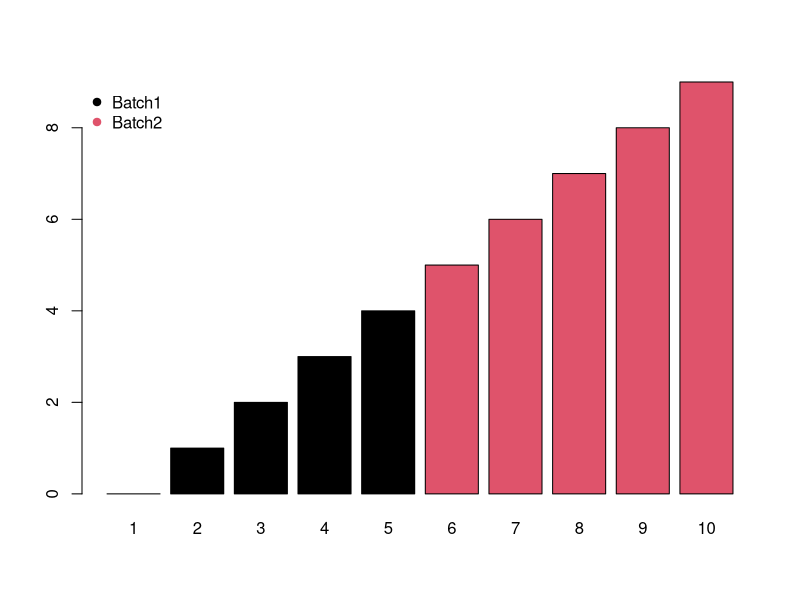
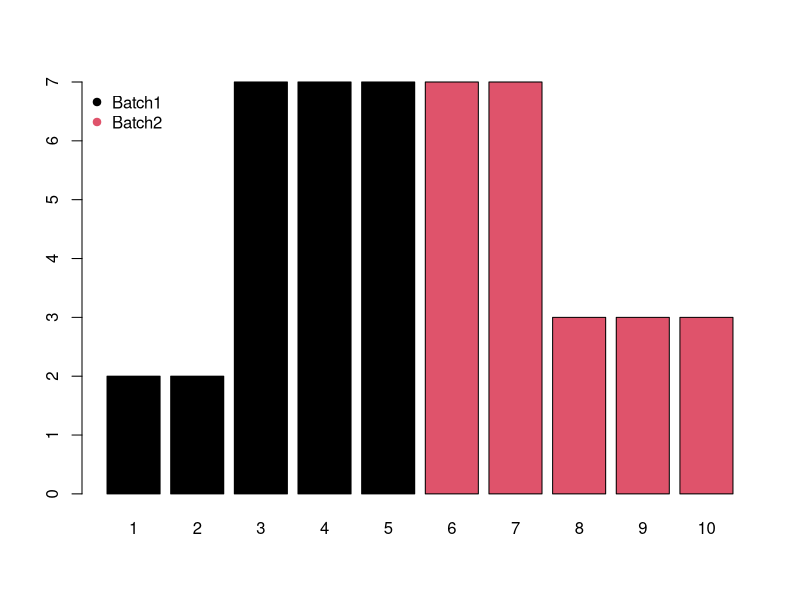
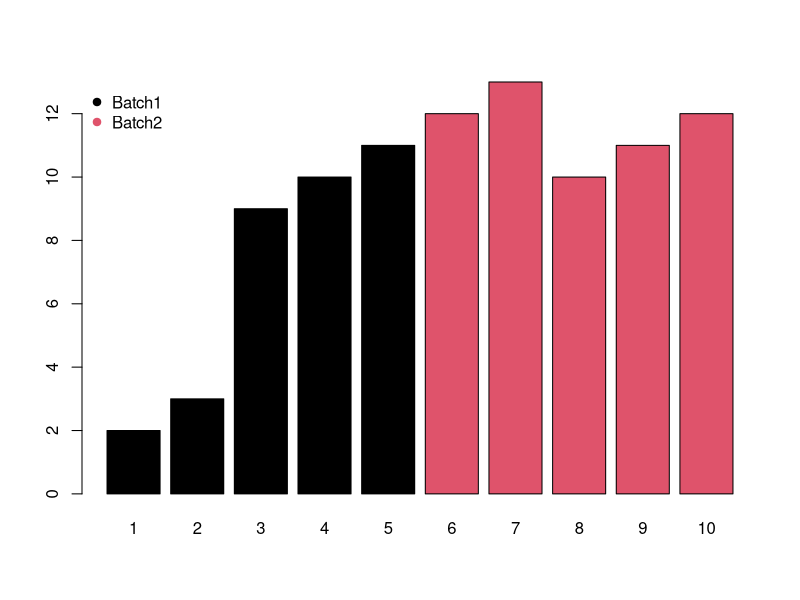
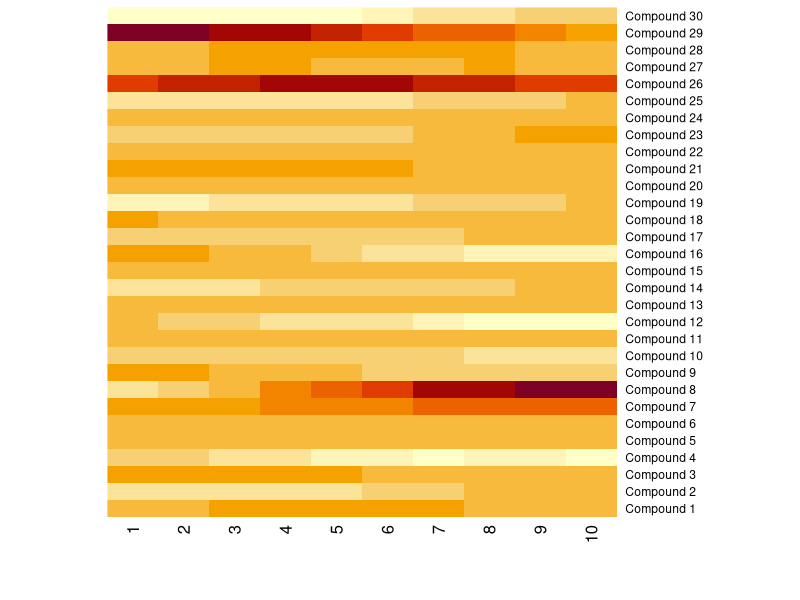
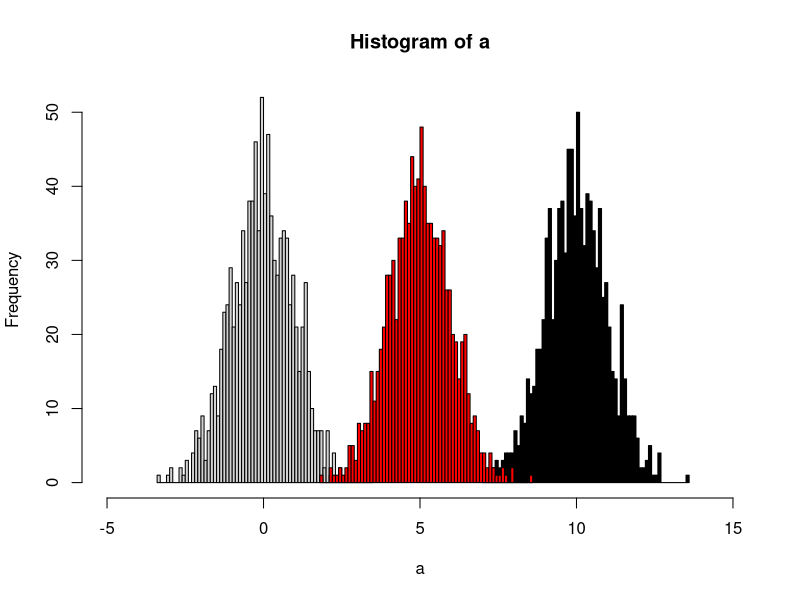
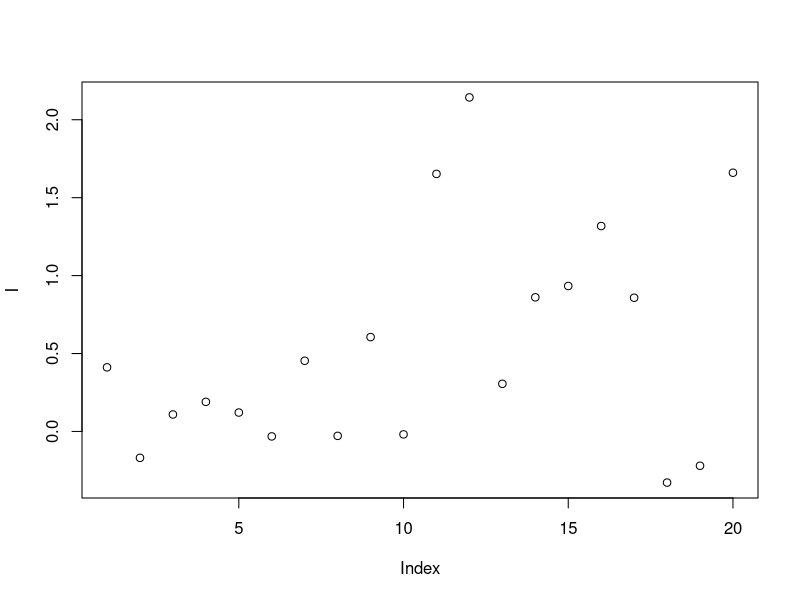
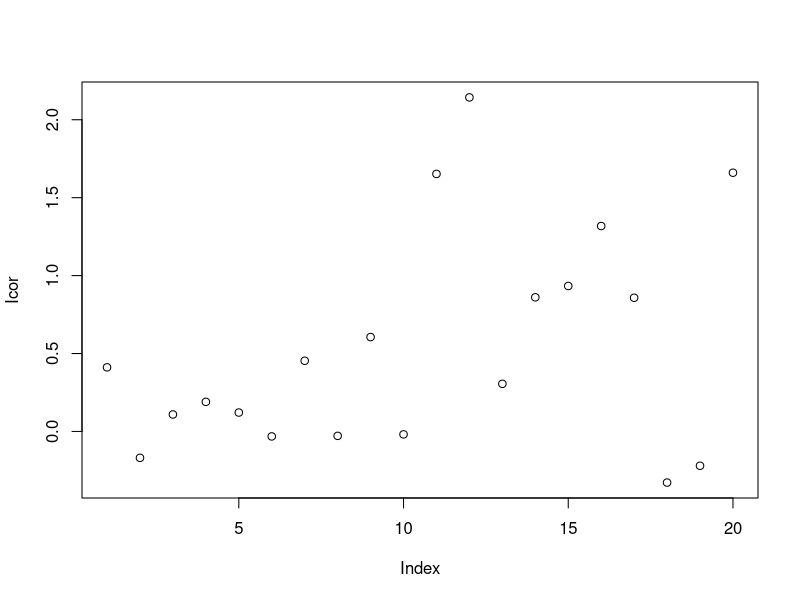
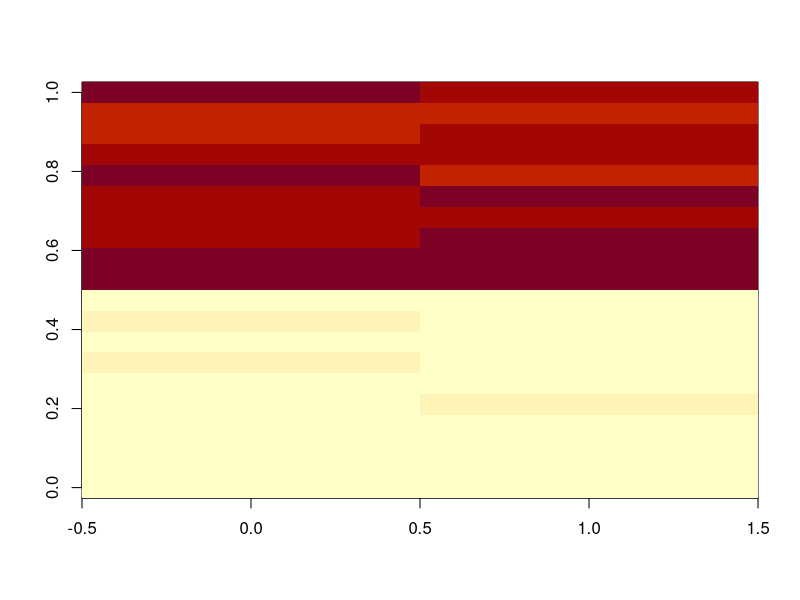

The R script that drew these images, in order:
## ---- chunk 1
batch <- seq(0,9,length.out = 10)
group <- factor(c(rep(1,5),rep(2,5)))
names(batch) <- as.character(c(1:10))
barplot(batch,col=group)
legend('topleft',legend = c('Batch1','Batch2'),col=c(1,2),pch=19,bty = 'n')
## ---- chunk 2
# Block batch
batch <- c(2,2,7,7,7,7,7,3,3,3)
group <- factor(c(rep(1,5),rep(2,5)))
names(batch) <- as.character(c(1:10))
barplot(batch,col=group)
legend('topleft',legend = c('Batch1','Batch2'),col=c(1,2),pch=19,bty = 'n')
## ---- chunk 3
# Mixed batch
batch <- c(2,2,7,7,7,7,7,3,3,3) + seq(0,9,length.out = 10)
group <- factor(c(rep(1,5),rep(2,5)))
names(batch) <- as.character(c(1:10))
barplot(batch,col=group)
legend('topleft',legend = c('Batch1','Batch2'),col=c(1,2),pch=19,bty = 'n')
## ---- chunk 4
getsample <- function(n){
        batch <- NULL
        for (i in 1:n){
        batchin <- seq(1,10,length.out = 10) * rnorm(1)
        batchde <- seq(10,1,length.out = 10) * rnorm(1)
        batchblock <- c(rep(rnorm(1),2),rep(rnorm(1),5),rep(rnorm(1),3))
        
        batchtemp <- batchin*sample(c(0,1),1) + batchde*sample(c(0,1),1) + batchblock*sample(c(0,1),1)
        
        batch <- rbind(batch,batchtemp)
        }
        return(batch)
}

d <- getsample(30)
rownames(d) <- paste('Compound',c(1:30))
heatmap(d, Colv = NA, Rowv = NA, scale="column")
## ---- chunk 5
set.seed(30)
# real peaks
group <- factor(c(rep(1,5),rep(2,5)))
con <- c(rnorm(5,5),rnorm(5,8))
re <- t.test(con~group)
# real peaks
group <- factor(c(rep(1,5),rep(2,5)))
con <- c(rnorm(5,5),rnorm(5,8))
batch <- seq(0,5,length.out = 10)
ins <- batch+con
re <- t.test(ins~group)

index <- sample(10)
ins <- batch+con[index]
re <- t.test(ins~group[index])
## ---- chunk 6
# real peaks
group <- factor(c(rep(1,5),rep(2,5)))
con <- c(rnorm(5,5),rnorm(5,8))
batch <- seq(5,0,length.out = 10)
ins <- batch+con
re <- t.test(ins~group)
## ---- chunk 7
set.seed(42)
a <- rnorm(1000)
# b sufferred batch effect with a bias of 10
b <- rnorm(1000,10)
hist(a,xlim=c(-5,15),breaks = 50)
hist(b,col = 'black', breaks = 50, add=T)
# quantile normalized
cor <- (a[order(a)]+b[order(b)])/2
# reorder
cor <- cor[order(order(a))]
hist(cor,col = 'red', breaks = 50, add=T)
## ---- chunk 8
set.seed(42)
# raw data
I = c(rnorm(10,mean = 0, sd = 0.3),rnorm(10,mean = 1, sd = 0.5))
# batch
B = c(rep(0,10),rep(1,10))
# qc
Iqc = c(rnorm(1,mean = 0, sd = 0.3),rnorm(1,mean = 1, sd = 0.5))
# corrected data
Icor = I * median(c(rep(Iqc[1],10),rep(Iqc[2],10)))/mean(c(rep(Iqc[1],10),rep(Iqc[2],10)))
# plot the result
plot(I)
plot(Icor)
## ---- chunk 9
set.seed(42)
# raw data
peaksa <- c(rnorm(10,mean = 10, sd = 0.3),rnorm(10,mean = 20, sd = 0.5))
peaksb <- c(rnorm(10,mean = 10, sd = 0.3),rnorm(10,mean = 20, sd = 0.5))

df <- rbind(peaksa,peaksb)
dfcor <- df/apply(df,2,sum)* sum(apply(df,2,median))

image(df)
image(dfcor)
